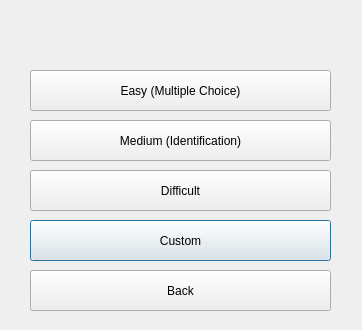
<?xml version="1.0" encoding="UTF-8"?>
<ui version="4.0">
 <class>Dialog</class>
 <widget class="QDialog" name="Dialog">
  <property name="geometry">
   <rect>
    <x>0</x>
    <y>0</y>
    <width>362</width>
    <height>330</height>
   </rect>
  </property>
  <property name="windowTitle">
   <string>Dialog</string>
  </property>
  <widget class="QPushButton" name="shuffledBtn">
   <property name="geometry">
    <rect>
     <x>30</x>
     <y>220</y>
     <width>301</width>
     <height>41</height>
    </rect>
   </property>
   <property name="text">
    <string>Custom</string>
   </property>
  </widget>
  <widget class="QPushButton" name="easyBtn">
   <property name="geometry">
    <rect>
     <x>30</x>
     <y>70</y>
     <width>301</width>
     <height>41</height>
    </rect>
   </property>
   <property name="text">
    <string>Easy (Multiple Choice)</string>
   </property>
  </widget>
  <widget class="QPushButton" name="difficultBtn">
   <property name="geometry">
    <rect>
     <x>30</x>
     <y>170</y>
     <width>301</width>
     <height>41</height>
    </rect>
   </property>
   <property name="text">
    <string>Difficult</string>
   </property>
  </widget>
  <widget class="QPushButton" name="mediumBtn">
   <property name="geometry">
    <rect>
     <x>30</x>
     <y>120</y>
     <width>301</width>
     <height>41</height>
    </rect>
   </property>
   <property name="text">
    <string>Medium (Identification)</string>
   </property>
  </widget>
  <widget class="QPushButton" name="backBtn">
   <property name="geometry">
    <rect>
     <x>30</x>
     <y>270</y>
     <width>301</width>
     <height>41</height>
    </rect>
   </property>
   <property name="text">
    <string>Back</string>
   </property>
  </widget>
 </widget>
 <resources/>
 <connections/>
</ui>
